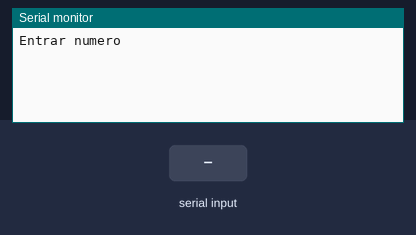
The sketch below on a simulated Arduino Uno, built with avr-gcc and run on an emulated ATmega328P. Shown: the last lines printed to the serial monitor. The inputs (shaded band) are chosen by the test bench.

Above: at 1.2 s.
1.3 s: "90,45\n" received over Serial
At 2.5 s:
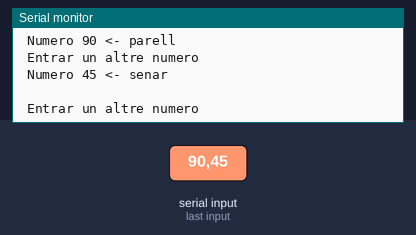
2.8 s: byte 10 ('\n') received over Serial
At 4.12 s:
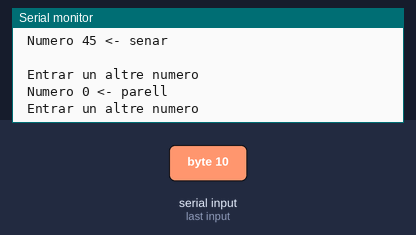
4.3 s: "30,150\n" received over Serial
At 5.2 s:
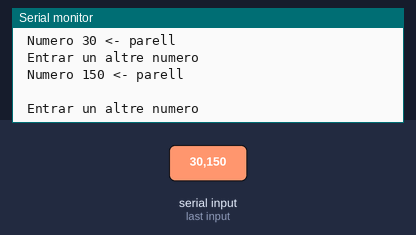
Timing chart, 0 to 7.3 s (numbered marks = the images above; inputs shaded):
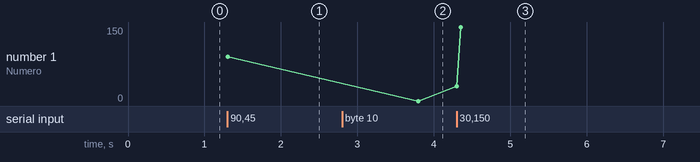

The sketch:

Number_communication_2.ino
```cpp
/**********************************************************************************
**                                                                               **
**                          NUMBER COMMUNICATION 2                               **
**                                                                               **
**    GORKA FERNÁNDEZ RAMOS                                         4/03/2017    **
**********************************************************************************/

//******************************* INCLUDES ****************************************

//******************************* VARIABLES ***************************************
int n1; // VALOR DE VARIABLE
//******************************** SETUP ******************************************
void setup() // S'EXECUTA UN COP
{
  Serial.begin(9600);        // VELOCITAT DE ARRANC A 9600BPM
  Serial.println("Entrar numero"); // IMPRIMEIX entrar numero..
}

//********************************* LOOP ******************************************
void loop() // S'EXECUTA REPETIDAMENT
{
  while (Serial.available() > 0) {  // LLEGEIX ELS NUMEROS DEL SERIAL
    n1 = Serial.parseFloat();//
    Serial.print(" Numero "); // IMPRIMEIX numero
    Serial.print(n1); // IMPRIMEIX EL VALOR DE n1

    if (n1 % 2 == 0 )
    {
      Serial.println (" <- parell ");
      // SI EL MODUL DE n1 DIVIDIT ENTRE 2 ES = 0 IMPRIMEIX parell
    }
    else
    {
      Serial.println ( " <- senar " );
      // SI EL MODUL DE n1 no es = 0 IMPRIMEIX senar
    }
    if
    (Serial.read () == '\n')
      Serial.println ( "  " ); // IMPRIMEIX UN ( _ )
    Serial.println ( " Entrar un altre numero " );
    // IMPRIMEIX entrar un altre numero
  }
}
//******************************* FUNCIONS ****************************************
```

Measured:
- after the input at 1.3 s, the serial monitor: prints a new line at once (image 1)
- after the input at 2.8 s, the serial monitor: prints a new line after 1.0 s (image 2)
- after the input at 4.3 s, the serial monitor: prints a new line at once (image 3)
- plotted number 1: 90 → 0 after the input at 2.8 s, 0 → 150 after the input at 4.3 s
